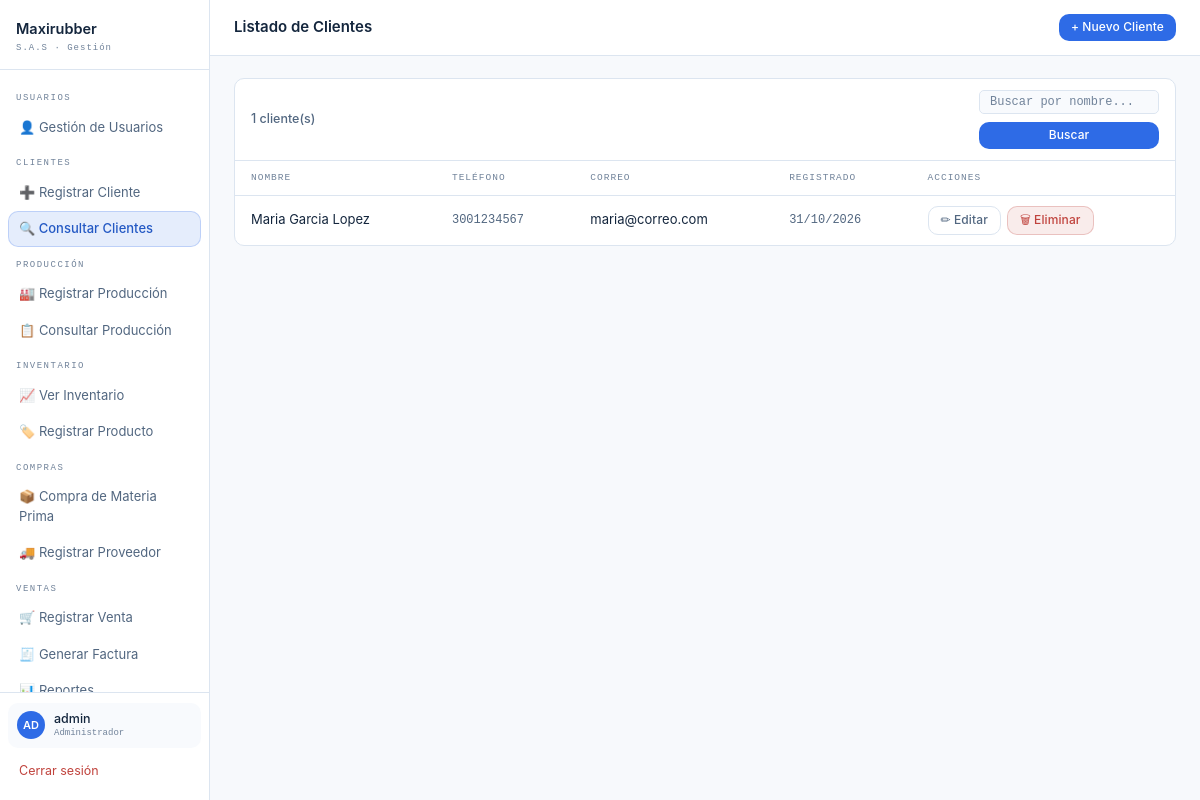
Page /ConsultarClientes.php (signed in) on the committed database.
### tables this page shows
CREATE TABLE clientes (
    id          INT UNSIGNED NOT NULL AUTO_INCREMENT,
    nombre      VARCHAR(60)  NOT NULL,
    telefono    VARCHAR(10)  NOT NULL,
    correo      VARCHAR(80)  NULL,
    direccion   VARCHAR(100) NULL,
    created_at  TIMESTAMP    NOT NULL DEFAULT CURRENT_TIMESTAMP,
    PRIMARY KEY (id),
    UNIQUE KEY uq_clientes_telefono (telefono),
    KEY idx_clientes_nombre (nombre)
);

### ConsultarClientes.php (the view, shortened to what this page needs)
<?php
require_once 'conexion.php';
$buscar = trim($_GET['q'] ?? '');
if ($buscar !== '') {
    $stmt = $pdo->prepare(
        "SELECT *, DATE_FORMAT(created_at,'%d/%m/%Y') AS fecha
         FROM clientes WHERE nombre LIKE ? ORDER BY nombre"
    );
    $stmt->execute(["%$buscar%"]);
} else {
    $stmt = $pdo->query(
        "SELECT *, DATE_FORMAT(created_at,'%d/%m/%Y') AS fecha
         FROM clientes ORDER BY nombre"
    );
}
$clientes = $stmt->fetchAll();
?>
<!DOCTYPE html>
<html lang="es">
<head>
    <link rel="stylesheet" href="estilos.css">
</head>
<body>
<div class="dashboard">
    <?php include 'nav_php.php'; ?>
    <main class="contenido">
        <div class="topbar">
            <h1>Listado de Clientes</h1>
            <div class="topbar-actions">
                <a href="RegistrarCliente.php" class="btn btn-sm">+ Nuevo Cliente</a>
            </div>
        </div>
        <div style="padding:22px 24px;">
            <div class="panel">
                <div class="panel-header">
                    <span class="panel-title"><?= count($clientes) ?> cliente(s)</span>
                    <form method="GET" style="display:flex;gap:8px;">
                        <input class="search" type="text" name="q"
                               placeholder="Buscar por nombre..."
                               value="<?= htmlspecialchars($buscar) ?>">
                        <button type="submit" class="btn btn-sm" style="width:auto;">Buscar</button>
                    </form>
                </div>
                <div class="tabla-wrapper">
                    <table>
                        <thead>
                            <tr>
                                <th>Nombre</th><th>Teléfono</th>
                                <th>Correo</th><th>Registrado</th><th>Acciones</th>
                            </tr>
                        </thead>
                        <tbody>
                            <?php if (empty($clientes)): ?>
                                <tr><td colspan="5" style="text-align:center;color:var(--text-3);">
                                    No hay clientes registrados.
                                </td></tr>
                            <?php else: ?>
                                <?php foreach ($clientes as $c): ?>
                                    <tr>
                                        <td><?= htmlspecialchars($c['nombre']) ?></td>
                                        <td class="td-mono"><?= htmlspecialchars($c['telefono']) ?></td>
                                        <td><?= htmlspecialchars($c['correo'] ?: '-') ?></td>
                                        <td class="td-mono"><?= $c['fecha'] ?></td>
                                        <td class="td-actions">
                                            <a href="EditarCliente.php?id=<?= $c['id'] ?>"
                                               class="btn btn-sm btn-ghost">✏ Editar</a>
                                            <a href="ConsultarClientes.php?eliminar=<?= $c['id'] ?>"
                                               class="btn btn-sm btn-danger"
                                               onclick="return confirm('¿Eliminar a <?= htmlspecialchars($c['nombre']) ?>?')">
                                               🗑 Eliminar
                                            </a>
                                        </td>
                                    </tr>
                                <?php endforeach; ?>
                            <?php endif; ?>
                        </tbody>
                    </table>
                </div>
            </div>
        </div>
    </main>
</div>
</body>
</html>

### estilos.css (style rules this page uses)
:root { --bg: #F7F9FC; --bg-2: #FFFFFF; --bg-3: #F8FAFD; --bg-hover: #EEF4FC; --border: #DCE5F0; --blue: #2E6BE6; --blue-soft: #3D7CF5; --blue-dim: rgba(46, 107, 230, 0.12); --amber: #E8A020; --text-1: #14263D; --text-2: #526780; --text-3: #71839A; --success: #27AE7A; --danger: #C0433D; --radius: 10px; --font: 'Inter', -apple-system, 'Segoe UI', Arial, sans-serif; --mono: 'JetBrains Mono', Consolas, 'Courier New', monospace; }
*, *::before, *::after { margin: 0; padding: 0; box-sizing: border-box; }
body { font-family: var(--font); background: var(--bg); color: var(--text-1); min-height: 100vh; font-size: 13.5px; line-height: 1.5; -webkit-font-smoothing: antialiased; }
a { color: var(--blue-soft); text-decoration: none; transition: color .15s; }
h1, h2, h3 { color: var(--text-1); font-weight: 600; margin-bottom: 14px; }
h1 { font-size: 1.4rem; }
input, select, textarea { width: 100%; padding: 9px 12px; background: var(--bg-3); border: 1px solid var(--border); border-radius: var(--radius); color: var(--text-1); font-family: var(--font); font-size: 13.5px; outline: none; transition: border-color .15s, box-shadow .15s; appearance: none; }
input::placeholder, textarea::placeholder { color: var(--text-3); font-size: 12px; }
form { display: flex; flex-direction: column; gap: 13px; }
button, .btn { font-family: var(--font); font-size: 13px; font-weight: 500; padding: 9px 16px; border-radius: var(--radius); border: none; cursor: pointer; transition: background .15s, color .15s, border-color .15s; text-decoration: none; display: inline-block; text-align: center; letter-spacing: .1px; line-height: 1.4; }
button { background: var(--blue); color: #fff; width: 100%; }
.btn { width: auto; background: var(--blue); color: #fff; }
.btn-ghost { background: transparent; color: var(--text-2); border: 1px solid var(--border); }
.btn-danger { background: rgba(192,67,61,.10); color: #C0433D; border: 1px solid rgba(192,67,61,.25); }
.btn-sm { padding: 5px 12px; font-size: 12px; }
.dashboard { display: flex; min-height: 100vh; }
.contenido { flex: 1; display: flex; flex-direction: column; min-width: 0; overflow: hidden; }
.topbar { display: flex; align-items: center; justify-content: space-between; padding: 14px 24px; border-bottom: 1px solid var(--border); background: var(--bg-2); flex-shrink: 0; }
.topbar h1 { font-size: 15px; font-weight: 600; margin: 0; }
.topbar-actions { display: flex; gap: 8px; align-items: center; }
.panel { background: var(--bg-2); border: 1px solid var(--border); border-radius: var(--radius); overflow: hidden; }
.panel-header { display: flex; align-items: center; justify-content: space-between; gap: 12px; flex-wrap: wrap; padding: 11px 16px; border-bottom: 1px solid var(--border); }
.panel-title { font-size: 12.5px; font-weight: 500; color: var(--text-2); }
.search { width: 180px; padding: 5px 10px; background: var(--bg-3); border: 1px solid var(--border); border-radius: 5px; color: var(--text-1); font-family: var(--mono); font-size: 11px; }
.tabla-wrapper { overflow-x: auto; }
table { width: 100%; border-collapse: collapse; }
th { font-family: var(--mono); font-size: 9.5px; letter-spacing: 1px; text-transform: uppercase; color: var(--text-3); padding: 10px 16px; text-align: left; border-bottom: 1px solid var(--border); font-weight: 500; white-space: nowrap; }
td { font-size: 13px; padding: 10px 16px; border-bottom: 1px solid var(--border); }
tr:last-child td { border-bottom: none; }
.td-mono { font-family: var(--mono); font-size: 12px; color: var(--text-2); }
.td-actions { display: flex; gap: 6px; }

### rows in the picture
clientes: nombre "Maria Garcia Lopez", telefono "3001234567", correo "maria@correo.com", fecha "31/10/2026"

### other values in the picture
$label "USUARIOS"
$item['texto'] "👤 Gestión de Usuarios"
$label "CLIENTES"
$item['texto'] "➕ Registrar Cliente"
$item['texto'] "🔍 Consultar Clientes"
$label "PRODUCCIÓN"
$item['texto'] "🏭 Registrar Producción"
$item['texto'] "📋 Consultar Producción"
$label "INVENTARIO"
$item['texto'] "📈 Ver Inventario"
$item['texto'] "🏷️ Registrar Producto"
$label "COMPRAS"
$item['texto'] "📦 Compra de Materia Prima"
$item['texto'] "🚚 Registrar Proveedor"
$label "VENTAS"
